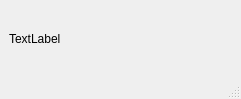
<?xml version="1.0" encoding="UTF-8"?>
<ui version="4.0">
 <class>MainWindow2</class>
 <widget class="QMainWindow" name="MainWindow2">
  <property name="geometry">
   <rect>
    <x>0</x>
    <y>0</y>
    <width>241</width>
    <height>99</height>
   </rect>
  </property>
  <property name="windowTitle">
   <string>MainWindow</string>
  </property>
  <widget class="QWidget" name="centralwidget">
   <layout class="QVBoxLayout" name="verticalLayout">
    <item>
     <widget class="QLabel" name="label">
      <property name="text">
       <string>TextLabel</string>
      </property>
     </widget>
    </item>
   </layout>
  </widget>
  <widget class="QMenuBar" name="menubar">
   <property name="geometry">
    <rect>
     <x>0</x>
     <y>0</y>
     <width>241</width>
     <height>22</height>
    </rect>
   </property>
  </widget>
  <widget class="QStatusBar" name="statusbar"/>
 </widget>
 <resources/>
 <connections/>
</ui>
